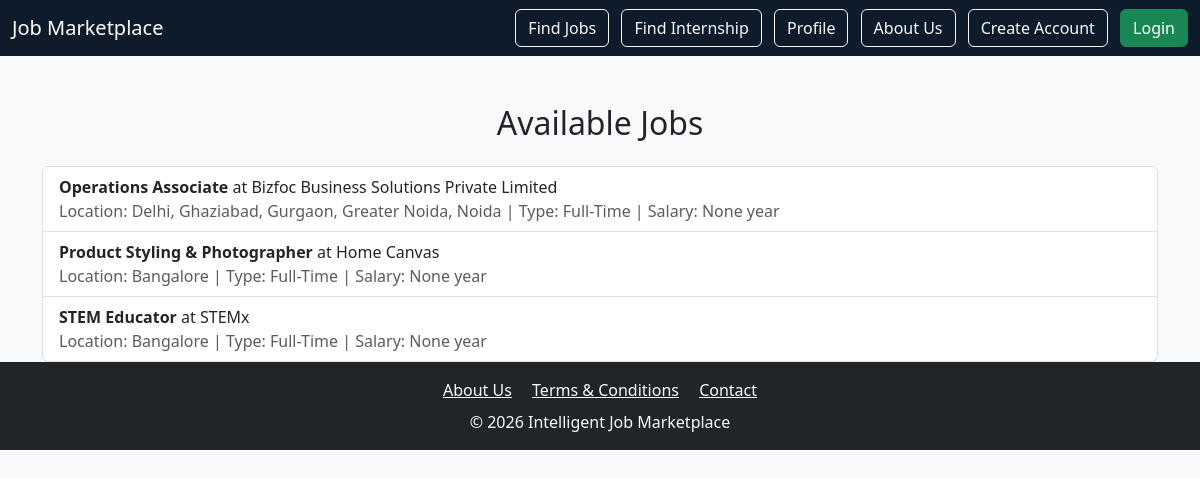
The app's page /jobs/, older data.
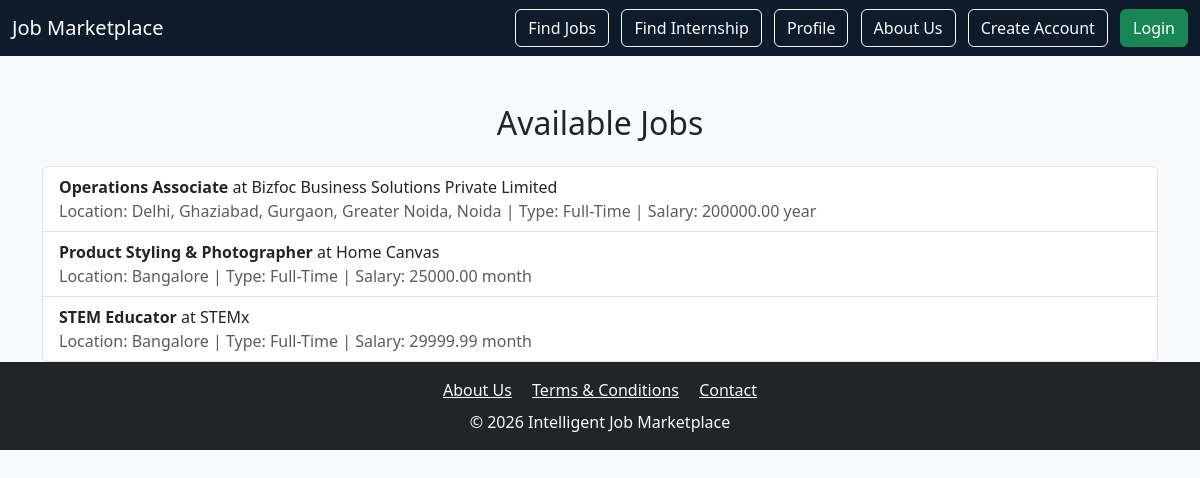
The same page, newer data.
### jobs/models.py (models this page shows, shortened)
class Job(models.Model):
    JOB_TYPE_CHOICES = [
        ("full_time", "Full-Time"),
        ("part_time", "Part-Time"),
        ("remote", "Work From Home"),
    ]
    title = models.CharField(max_length=200)
    company = models.CharField(max_length=200)
    location = models.CharField(max_length=200)
    description = models.TextField(default="No description provided")
    salary = models.DecimalField(max_digits=10, decimal_places=2, blank=True, null=True)
    salary_type = models.CharField(max_length=20, choices=[("year", "Per Year"), ("month", "Per Month")], default="year")
    job_type = models.CharField(max_length=20, choices=JOB_TYPE_CHOICES, default="full_time")
    posted_at = models.DateTimeField(auto_now_add=True)
    featured = models.BooleanField(default=False)

### jobs/views.py (the view)
# urls.py: path("jobs/", views.job_list, name="job_list"),
def job_list(request):
    query = request.GET.get("q")
    jobs = Job.objects.all().order_by("-posted_at")
    if query:
        jobs = jobs.filter(title__icontains=query) | jobs.filter(company__icontains=query) | jobs.filter(location__icontains=query)
    return render(request, "job_list.html", {"jobs": jobs})

### jobs/templates/job_list.html
{% extends "base.html" %}
{% block content %}
<div class="container mt-5">
  <h2 class="mb-4 text-center">Available Jobs</h2>
  {% if jobs %}
    <div class="list-group">
      {% for job in jobs %}
        <a href="{% url 'job_detail' job.id %}" class="list-group-item list-group-item-action">
          <strong>{{ job.title }}</strong> at {{ job.company }}
          <br>
          <span class="text-muted">
            Location: {{ job.location }} |
            Type: {{ job.get_job_type_display }} |
            Salary: {{ job.salary }} {{ job.salary_type }}
          </span>
        </a>
      {% endfor %}
    </div>
  {% else %}
    <p class="text-muted text-center">No jobs available at the moment.</p>
  {% endif %}
</div>
{% endblock %}

### jobs/templates/base.html (shortened to what this page needs)
{% load static %}
<!DOCTYPE html>
<html lang="en">
<head>
  <link href="https://cdn.jsdelivr.net/npm/bootstrap@5.3.0/dist/css/bootstrap.min.css" rel="stylesheet">
  <link rel="stylesheet" href="{% static 'css/style.css' %}">
</head>
<body class="{% block body_class %}{% endblock %}">
  <nav class="navbar navbar-dark bg-dark">
    <div class="container-fluid">
      <a class="navbar-brand" href="{% url 'home' %}">Job Marketplace</a>
      <div>
        <a href="{% url 'job_list' %}" class="btn btn-outline-light me-2">Find Jobs</a>
        <a href="{% url 'internship_list' %}" class="btn btn-outline-light me-2">Find Internship</a>
        <a href="{% url 'profile' %}" class="btn btn-outline-light me-2">Profile</a>
        <a href="{% url 'about' %}" class="btn btn-outline-light me-2">About Us</a>
        <a href="{% url 'create_account' %}" class="btn btn-outline-light me-2">Create Account</a>
        {% if user.is_authenticated %}
          <a href="{% url 'logout' %}" class="btn btn-danger">Logout</a>
        {% else %}
          <a href="{% url 'login' %}" class="btn btn-success">Login</a>
        {% endif %}
      </div>
    </div>
  </nav>
<div class="container-fluid p-0">
  {% block content %}{% endblock %}
</div>
  <footer class="bg-dark text-light p-3 text-center mt-auto">
    <div>
      <a href="{% url 'about' %}" class="text-light me-3">About Us</a>
      <a href="{% url 'terms' %}" class="text-light me-3">Terms & Conditions</a>
      <a href="{% url 'contact' %}" class="text-light">Contact</a>
    </div>
    <p class="mt-2 mb-0">&copy; 2026 Intelligent Job Marketplace</p>
  </footer>
</body>
</html>

### jobs/static/css/style.css (style rules this page uses)
body { background-color: #f8f9fa; color: #212529; font-family: "Segoe UI", Arial, sans-serif; }
h2 { margin-bottom: 20px; color: #212529; }
.navbar { background-color: #0d1b2a !important; }
footer { background-color: #0d1b2a; color: #adb5bd; }

Row changes from the older to the newer data that the page shows:
changed Job "Operations Associate": salary "None" → "200000.00"
changed Job "Product Styling & Photographer": salary "None" → "25000.00"; salary_type "year" → "month"
changed Job "STEM Educator": salary "None" → "29999.99"; salary_type "year" → "month"
